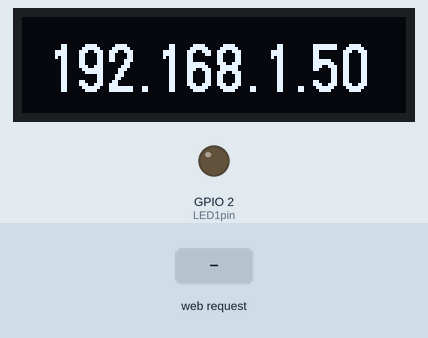
A sketch run on a simulated ESP32. On the bench: 128×32 one-colour display, output pins drawn as LEDs (lit = HIGH). The test bench sets the inputs (shaded band). WiFi joins after 1.5 s; servers stay silent unless stated; what the sketch prints to the serial monitor is not drawn.

Above: at 3.3 s.
3.4 s: HTTP request GET /on received
At 4.6 s:
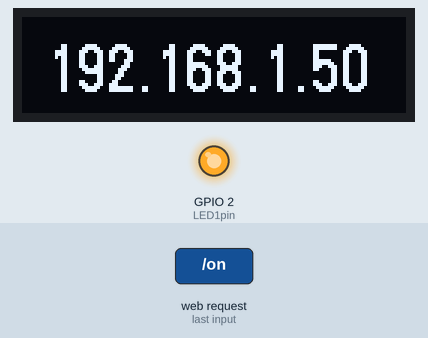
4.9 s: HTTP request GET / received
At 6.0 s:
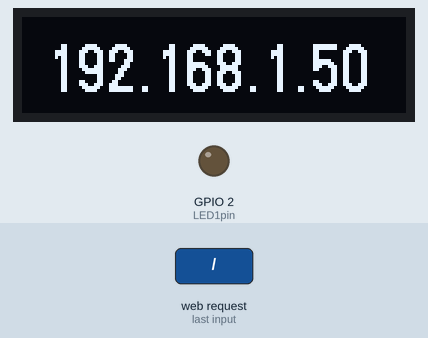
Timing chart, 0 to 7.9 s (numbered marks = the images above; inputs shaded):
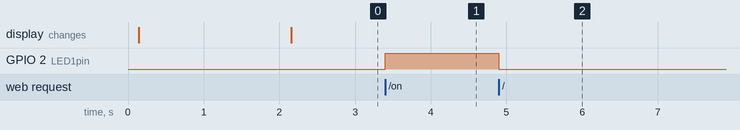

Measured:
- after the input at 3.4 s, GPIO 2 (LED1pin): LOW → HIGH at once
- after the input at 4.9 s, GPIO 2 (LED1pin): HIGH → LOW at once

The sketch:

SimpleTime.ino
```cpp
#include <WiFi.h>
#include <WebServer.h>

#include <Arduino.h>
#include <U8g2lib.h>
#include <SPI.h>
#include <Wire.h>

U8G2_SSD1306_128X32_UNIVISION_F_HW_I2C u8g2(U8G2_R0);

/*Put your SSID & Password*/
const char* ssid = "papa";  // Enter SSID here
const char* password = "12345678";  //Enter Password here

WebServer server(80);

uint8_t LED1pin = 2;
bool LED1status = LOW;

void setup() {
  u8g2.begin();
  Serial.begin(115200);
  delay(100);
  pinMode(LED1pin, OUTPUT);

  write_led("Connecting");
  Serial.println("Connecting to ");
  Serial.println(ssid);

  //connect to your local wi-fi network
  WiFi.begin(ssid, password);

  //check wi-fi is connected to wi-fi network
  while (WiFi.status() != WL_CONNECTED) {
    delay(1000);
    Serial.print(".");
  }
  Serial.println("");
  Serial.println("WiFi connected..!");
  Serial.print("Got IP: ");  Serial.println(WiFi.localIP());
  char ip[WiFi.localIP().toString().length() + 1];
  WiFi.localIP().toString().toCharArray(ip, WiFi.localIP().toString().length() + 1);
  write_led(ip);

  server.on("/", handle_OnConnect);
  server.on("/on", handle_led1on);
  server.on("/off", handle_led1off);
  server.onNotFound(handle_NotFound);

  server.begin();
  Serial.println("HTTP server started");
}
void loop() {
  server.handleClient();
  if(LED1status){
    digitalWrite(LED1pin, HIGH);
  }else {
    digitalWrite(LED1pin, LOW);
  }
}

void write_led(char txt[]) {
  u8g2.clearBuffer();          // clear the internal memory
  u8g2.setFont(u8g2_font_logisoso16_tr);  // choose a suitable font at https://github.com/olikraus/u8g2/wiki/fntlistall
  u8g2.drawStr(8, 25, txt); // write something to the internal memory
  u8g2.sendBuffer();
}

void handle_OnConnect() {
  LED1status = LOW;
  Serial.println("led OFF");
}

void handle_led1on() {
  LED1status = HIGH;
  Serial.println("GPIO4 Status: ON");
  server.send(200, "text/plain", "OK");
}

void handle_led1off() {
  LED1status = LOW;
  Serial.println("GPIO4 Status: OFF");
  server.send(200, "text/plain", "OK");
}

void handle_NotFound() {
  server.send(404, "text/plain", "Not found");
}
```
